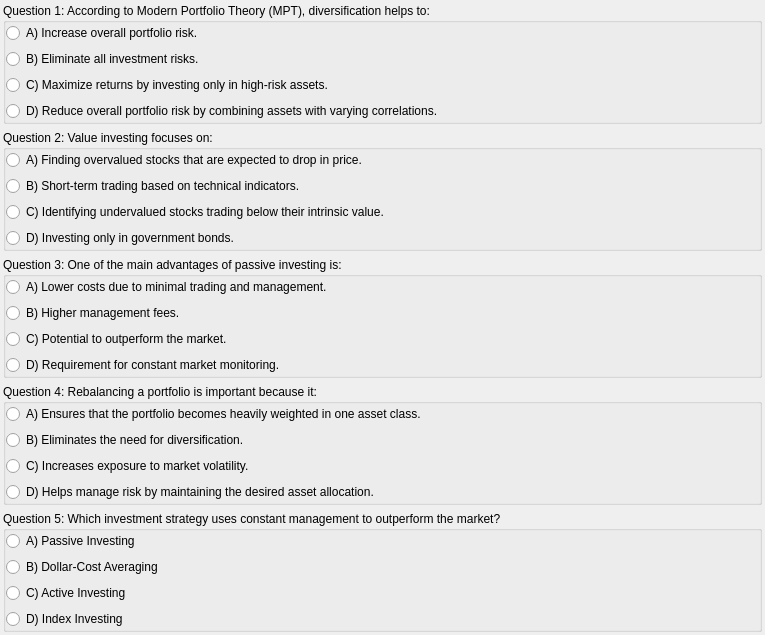
                 <widget class="QWidget" name="quiz9scrollWidget">
                  <property name="geometry">
                   <rect>
                    <x>0</x>
                    <y>0</y>
                    <width>765</width>
                    <height>610</height>
                   </rect>
                  </property>
                  <layout class="QVBoxLayout" name="verticalLayout_52">
                   <property name="leftMargin">
                    <number>3</number>
                   </property>
                   <property name="topMargin">
                    <number>3</number>
                   </property>
                   <property name="rightMargin">
                    <number>3</number>
                   </property>
                   <property name="bottomMargin">
                    <number>3</number>
                   </property>
                   <item>
                    <widget class="QGroupBox" name="M9Question1">
                     <property name="sizePolicy">
                      <sizepolicy hsizetype="Preferred" vsizetype="Preferred">
                       <horstretch>0</horstretch>
                       <verstretch>0</verstretch>
                      </sizepolicy>
                     </property>
                     <property name="title">
                      <string>Question 1: According to Modern Portfolio Theory (MPT), diversification helps to:</string>
                     </property>
                     <property name="checkable">
                      <bool>false</bool>
                     </property>
                     <layout class="QVBoxLayout" name="verticalLayout_53">
                      <property name="leftMargin">
                       <number>0</number>
                      </property>
                      <property name="topMargin">
                       <number>0</number>
                      </property>
                      <property name="rightMargin">
                       <number>0</number>
                      </property>
                      <property name="bottomMargin">
                       <number>0</number>
                      </property>
                      <item>
                       <widget class="QRadioButton" name="Q1A1_9">
                        <property name="text">
                         <string>A) Increase overall portfolio risk.</string>
                        </property>
                       </widget>
                      </item>
                      <item>
                       <widget class="QRadioButton" name="Q1A2_9">
                        <property name="text">
                         <string>B) Eliminate all investment risks.</string>
                        </property>
                       </widget>
                      </item>
                      <item>
                       <widget class="QRadioButton" name="Q1A3_9">
                        <property name="text">
                         <string>C) Maximize returns by investing only in high-risk assets.</string>
                        </property>
                       </widget>
                      </item>
                      <item>
                       <widget class="QRadioButton" name="Q1A4_9C">
                        <property name="text">
                         <string>D) Reduce overall portfolio risk by combining assets with varying correlations.</string>
                        </property>
                       </widget>
                      </item>
                     </layout>
                    </widget>
                   </item>
                   <item>
                    <widget class="QGroupBox" name="M9Question2">
                     <property name="title">
                      <string>Question 2: Value investing focuses on:</string>
                     </property>
                     <layout class="QVBoxLayout" name="verticalLayout_54">
                      <property name="leftMargin">
                       <number>0</number>
                      </property>
                      <property name="topMargin">
                       <number>0</number>
                      </property>
                      <property name="rightMargin">
                       <number>0</number>
                      </property>
                      <property name="bottomMargin">
                       <number>0</number>
                      </property>
                      <item>
                       <widget class="QRadioButton" name="Q2A1_9">
                        <property name="text">
                         <string>A) Finding overvalued stocks that are expected to drop in price.</string>
                        </property>
                       </widget>
                      </item>
                      <item>
                       <widget class="QRadioButton" name="Q2A2_9">
                        <property name="text">
                         <string>B) Short-term trading based on technical indicators.</string>
                        </property>
                       </widget>
                      </item>
                      <item>
                       <widget class="QRadioButton" name="Q2A3_9C">
                        <property name="text">
                         <string>C) Identifying undervalued stocks trading below their intrinsic value.</string>
                        </property>
                       </widget>
                      </item>
                      <item>
                       <widget class="QRadioButton" name="Q2A4_9">
                        <property name="text">
                         <string>D) Investing only in government bonds.</string>
                        </property>
                       </widget>
                      </item>
                     </layout>
                    </widget>
                   </item>
                   <item>
                    <widget class="QGroupBox" name="M9Question3">
                     <property name="title">
                      <string>Question 3: One of the main advantages of passive investing is:</string>
                     </property>
                     <layout class="QVBoxLayout" name="verticalLayout_55">
                      <property name="leftMargin">
                       <number>0</number>
                      </property>
                      <property name="topMargin">
                       <number>0</number>
                      </property>
                      <property name="rightMargin">
                       <number>0</number>
                      </property>
                      <property name="bottomMargin">
                       <number>0</number>
                      </property>
                      <item>
                       <widget class="QRadioButton" name="Q3A1_9C">
                        <property name="text">
                         <string>A) Lower costs due to minimal trading and management.</string>
                        </property>
                       </widget>
                      </item>
                      <item>
                       <widget class="QRadioButton" name="Q3A2_9">
                        <property name="text">
                         <string>B) Higher management fees.</string>
                        </property>
                       </widget>
                      </item>
                      <item>
                       <widget class="QRadioButton" name="Q3A3_9">
                        <property name="text">
                         <string>C) Potential to outperform the market.</string>
                        </property>
                       </widget>
                      </item>
                      <item>
                       <widget class="QRadioButton" name="Q3A4_9">
                        <property name="text">
                         <string>D) Requirement for constant market monitoring.</string>
                        </property>
                       </widget>
                      </item>
                     </layout>
                    </widget>
                   </item>
                   <item>
                    <widget class="QGroupBox" name="M9Question4">
                     <property name="title">
                      <string>Question 4: Rebalancing a portfolio is important because it:</string>
                     </property>
                     <layout class="QVBoxLayout" name="verticalLayout_56">
                      <property name="leftMargin">
                       <number>0</number>
                      </property>
                      <property name="topMargin">
                       <number>0</number>
                      </property>
                      <property name="rightMargin">
                       <number>0</number>
                      </property>
                      <property name="bottomMargin">
                       <number>0</number>
                      </property>
                      <item>
                       <widget class="QRadioButton" name="Q4A1_9">
                        <property name="text">
                         <string>A) Ensures that the portfolio becomes heavily weighted in one asset class.</string>
                        </property>
                       </widget>
                      </item>
                      <item>
                       <widget class="QRadioButton" name="Q4A2_9">
                        <property name="text">
                         <string>B) Eliminates the need for diversification.</string>
                        </property>
                       </widget>
                      </item>
                      <item>
                       <widget class="QRadioButton" name="Q4A3_9">
                        <property name="text">
                         <string>C) Increases exposure to market volatility.</string>
                        </property>
                       </widget>
                      </item>
                      <item>
                       <widget class="QRadioButton" name="Q4A4_9C">
                        <property name="text">
                         <string>D) Helps manage risk by maintaining the desired asset allocation.</string>
                        </property>
                       </widget>
                      </item>
                     </layout>
                    </widget>
                   </item>
                   <item>
                    <widget class="QGroupBox" name="M9Question5">
                     <property name="title">
                      <string>Question 5: Which investment strategy uses constant management to outperform the market?</string>
                     </property>
                     <layout class="QVBoxLayout" name="verticalLayout_57">
                      <property name="leftMargin">
                       <number>0</number>
                      </property>
                      <property name="topMargin">
                       <number>0</number>
                      </property>
                      <property name="rightMargin">
                       <number>0</number>
                      </property>
                      <property name="bottomMargin">
                       <number>0</number>
                      </property>
                      <item>
                       <widget class="QRadioButton" name="Q5A1_9">
                        <property name="text">
                         <string>A) Passive Investing</string>
                        </property>
                       </widget>
                      </item>
                      <item>
                       <widget class="QRadioButton" name="Q5A4_9">
                        <property name="text">
                         <string>B) Dollar-Cost Averaging</string>
                        </property>
                       </widget>
                      </item>
                      <item>
                       <widget class="QRadioButton" name="Q5A3_9C">
                        <property name="text">
                         <string>C) Active Investing</string>
                        </property>
                       </widget>
                      </item>
                      <item>
                       <widget class="QRadioButton" name="Q5A2_9">
                        <property name="text">
                         <string>D) Index Investing</string>
                        </property>
                       </widget>
                      </item>
                     </layout>
                    </widget>
                   </item>
                  </layout>
                 </widget>
